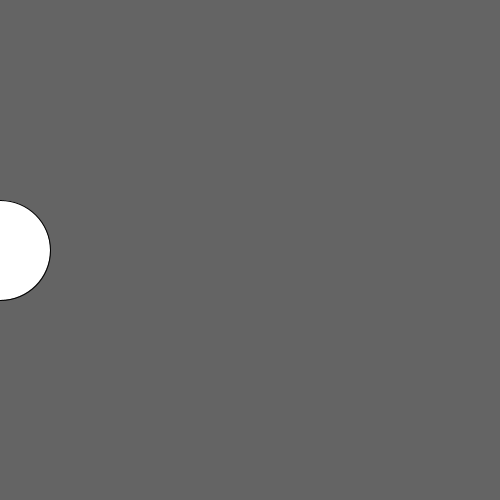
Frame 1 (no input)
Frame 60 (the mouse pressed at the canvas centre just before this capture): identical to frame 1, image omitted
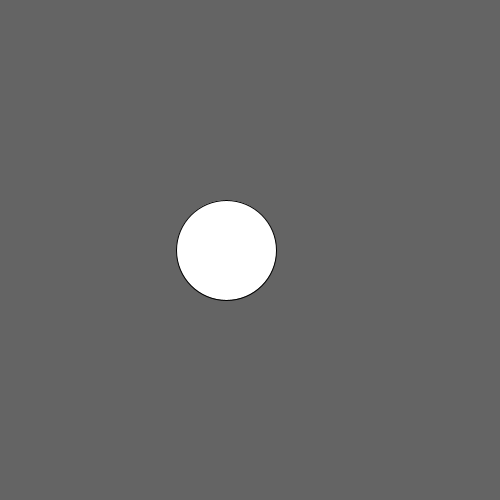
Frame 120 (the mouse held since frame 60 and released just before this capture)

The Processing sketch that drew these frames (run headless with seeded random() and noise(); from frame 60 on, the mouse is pressed at the canvas centre):

// Processing sketch: lesson_09_05_easing
// ── lesson_09_05_easing.pde
float value = 0;
float targetValue = 0;
float speed = 0.01;

void setup() {
  size(500,500);
}

void draw() {
  background(100);

  //Easing
  value += (targetValue - value) * speed;

  println("targetValue: " + targetValue + "\t value: " + value);
  
  float x = map(value, 0, 1, 0, width);
  float y = height/2;
  
  ellipse(x, y, 100, 100);
}

void mousePressed() {
  // This is a short way to do a switch:
  // if targetValue == 1, change it to 0;
  // else, change it to 1.
  targetValue = (targetValue == 1) ? (0):(1);
}
